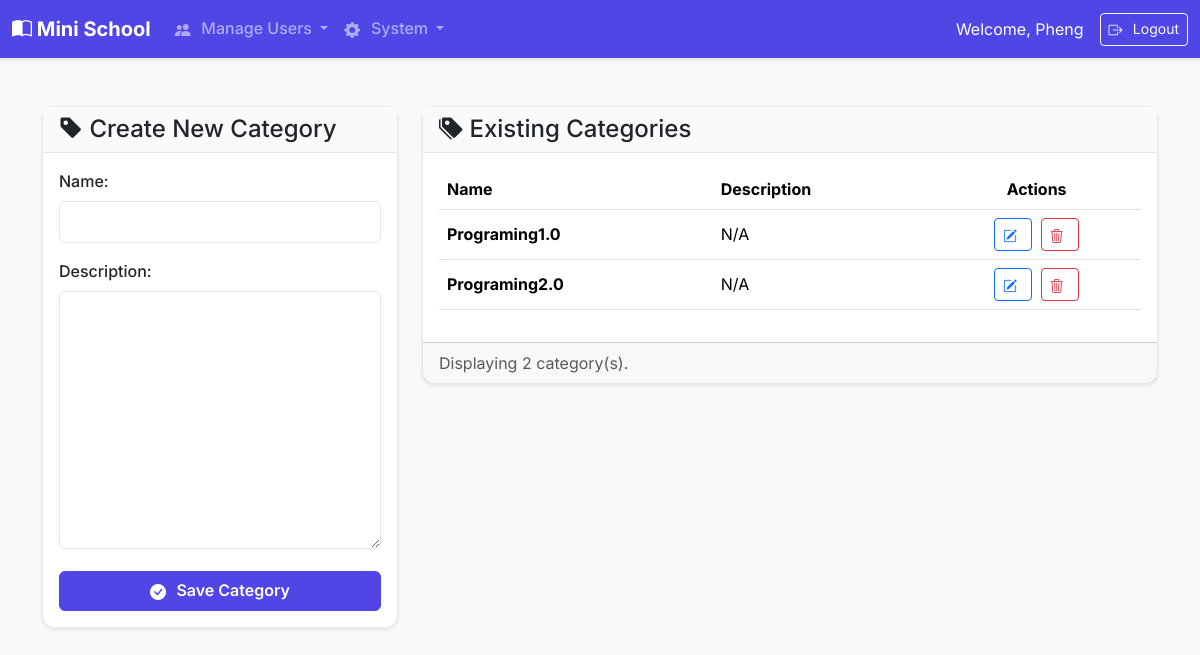
Screenshot of /employee/categories/ (signed in) with the database file from the repository.
### core/models.py (models this page shows, shortened)
class User(AbstractUser):
    class Role(models.TextChoices):
        EMPLOYEE = "EMPLOYEE", "Employee"
        INSTRUCTOR = "INSTRUCTOR", "Instructor"
        STUDENT = "STUDENT", "Student"
    role = models.CharField(max_length=50, choices=Role.choices)
    student_id = models.CharField(
        max_length=20,
        unique=True,
        blank=True,
        null=True,
        help_text="Required only for students."
    )
    date_of_birth = models.DateField(
        blank=True,
        null=True
    )

class Category(models.Model):
    name = models.CharField(max_length=100, unique=True)
    description = models.TextField(blank=True, null=True)
    class Meta:
        verbose_name_plural = "Categories"

### core/views.py (the view)
# urls.py: path('employee/categories/', views.category_list_create, name='category_list_create'),
@employee_required
def category_list_create(request):
    if request.method == 'POST':
        form = CategoryForm(request.POST)
        if form.is_valid():
            form.save()
            return redirect('category_list_create')
    else:
        form = CategoryForm()
    categories = Category.objects.all().order_by('name')
    context = {'form': form, 'categories': categories}
    return render(request, 'employee/category_management.html', context)

### core/forms.py
class CategoryForm(forms.ModelForm):
    class Meta:
        model = Category
        fields = ['name', 'description']

### templates/employee/category_management.html (shortened to what this page needs)
{% extends 'base.html' %}
{% block content %}
<div class="row g-4">
    <div class="col-lg-4">
        <div class="card shadow-sm h-100">
            <div class="card-header">
                <h4 class="mb-0"><i class="bi bi-tag-fill"></i> Create New Category</h4>
            </div>
            <div class="card-body">
                <form method="POST" action="">
                    {{ form.as_p }}
                    <div class="d-grid mt-3">
                        <button type="submit" class="btn btn-primary">
                            <i class="bi bi-check-circle-fill"></i> Save Category
                        </button>
                    </div>
                </form>
            </div>
        </div>
    </div>
    <div class="col-lg-8">
        <div class="card shadow-sm">
            <div class="card-header">
                <h4 class="mb-0"><i class="bi bi-tags-fill"></i> Existing Categories</h4>
            </div>
            <div class="card-body">
                <div class="table-responsive">
                    <table class="table table-hover align-middle">
                        <thead>
                            <tr>
                                <th>Name</th>
                                <th>Description</th>
                                <th class="text-center">Actions</th>
                            </tr>
                        </thead>
                        <tbody>
                            {% for category in categories %}
                            <tr>
                                <td><strong>{{ category.name }}</strong></td>
                                <td>{{ category.description|default:"N/A"|truncatewords:15 }}</td>
                                <td class="text-center">
                                    <a href="{% url 'edit_category' category.id %}" class="btn btn-sm btn-outline-primary me-1" title="Edit Category">
                                        <i class="bi bi-pencil-square"></i>
                                    </a>
                                    <a href="{% url 'remove_category' category.id %}" class="btn btn-sm btn-outline-danger" title="Remove Category">
                                        <i class="bi bi-trash3"></i>
                                    </a>
                                </td>
                            </tr>
                            {% endfor %}
                        </tbody>
                    </table>
                </div>
            </div>
            <div class="card-footer text-muted">
                Displaying {{ categories.count }} category(s).
            </div>
        </div>
    </div>
</div>
{% endblock %}

### templates/base.html (shortened to what this page needs)
{% load static %}
<!doctype html>
<html lang="en">
<head>
    <link href="https://cdn.jsdelivr.net/npm/bootstrap@5.3.2/dist/css/bootstrap.min.css" rel="stylesheet">
    <link rel="stylesheet" href="{% static 'css/custom.css' %}">
</head>
<body>
<nav class="navbar navbar-expand-lg navbar-dark bg-dark">
    <div class="container-fluid">
        <a class="navbar-brand" href="{% if user.is_authenticated %}{% url 'dashboard' %}{% else %}{% url 'login' %}{% endif %}">
            <i class="bi bi-book-half"></i> Mini School
        </a>
        <div class="collapse navbar-collapse" id="navbarNav">
            <ul class="navbar-nav me-auto mb-2 mb-lg-0">
                {% if user.is_authenticated %}
                    {% if user.role == 'EMPLOYEE' %}
                        <li class="nav-item dropdown">
                            <a class="nav-link dropdown-toggle" href="#" role="button" data-bs-toggle="dropdown" aria-expanded="false">
                                <i class="bi bi-people-fill"></i> Manage Users
                            </a>
                        </li>
                        <li class="nav-item dropdown">
                            <a class="nav-link dropdown-toggle" href="#" role="button" data-bs-toggle="dropdown" aria-expanded="false">
                                <i class="bi bi-gear-fill"></i> System
                            </a>
                        </li>
                    {% endif %}
                {% endif %}
            </ul>
            <div class="d-flex align-items-center">
                {% if user.is_authenticated %}
                    <span class="navbar-text text-white me-3">
                        Welcome, {{ user.username }}
                    </span>
                    <form method="post" action="{% url 'logout' %}">
                        <button type="submit" class="btn btn-outline-light btn-sm"><i class="bi bi-box-arrow-right"></i> Logout</button>
                    </form>
                {% else %}
                     <a href="{% url 'login' %}" class="btn btn-outline-light"><i class="bi bi-box-arrow-in-right"></i> Login</a>
                {% endif %}
            </div>
        </div>
    </div>
</nav>
<main class="container my-5">
    {% block content %}
    {% endblock %}
</main>
</body>
</html>

### static/css/custom.css (style rules this page uses)
:root { --primary-color: #4f46e5; --secondary-color: #6b7280; --background-color: #f8f9fa; --surface-color: #ffffff; --text-color: #111827; --border-color: #e5e7eb; }
body { font-family: 'Inter', sans-serif; background-color: var(--background-color); color: var(--text-color); }
.navbar.bg-dark { background-color: var(--primary-color) !important; box-shadow: 0 2px 4px rgba(0,0,0,0.1); }
.navbar-brand { font-weight: 700; font-size: 1.25rem; }
.nav-link { font-weight: 500; }
.btn-primary { background-color: var(--primary-color); border-color: var(--primary-color); font-weight: 600; }
.card { border: 1px solid var(--border-color); border-radius: 0.75rem; background-color: var(--surface-color); }
.card-header { background-color: #f9fafb; border-bottom: 1px solid var(--border-color); font-weight: 600; }
.btn i, .nav-link i, .dropdown-item i { margin-right: 0.4rem; vertical-align: -2px; }

### templates/employee/category_management.html (style rules this page uses)
form p { margin-bottom: 1rem; }
form p label { display: block; margin-bottom: .5rem; font-weight: 500; }
form p input, form p textarea { width: 100%; padding: .5rem .75rem; font-size: 1rem; border: 1px solid var(--border-color); border-radius: .375rem; }

### rows the page displays
User: username "Pheng"
Category: name "Programing1.0", description "N/A"
Category: name "Programing2.0", description "N/A"

### other values shown
{{ categories.count }} "2"
